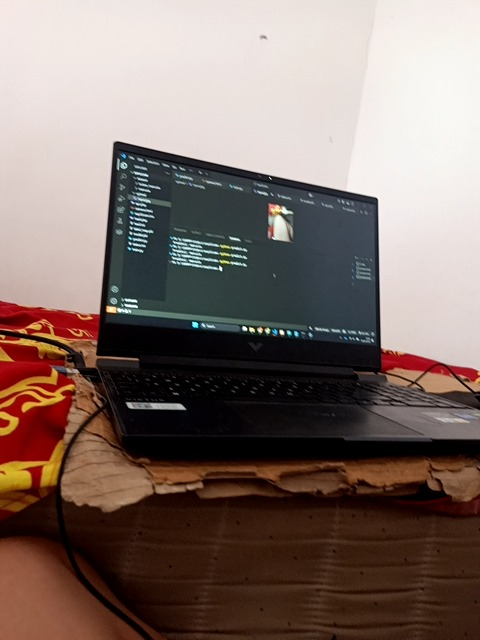
#> input picture upload/input.jpg, 480 x 640 px
$ python predict.py
#> lines starting #> are read from the running program, lines starting #| are printed output that depends on the picture
import sys
import cv2
import pickle
import numpy as np

path = sys.argv[1] if len(sys.argv) > 1 else "upload/input.jpg"

with open("model.pkl", "rb") as f:
#> (reads model.pkl from the repository)
    model = pickle.load(f)

with open("label_map.pkl", "rb") as f:
#> (reads label_map.pkl from the repository)
    label_map = pickle.load(f)

img = cv2.imread(path, cv2.IMREAD_GRAYSCALE)
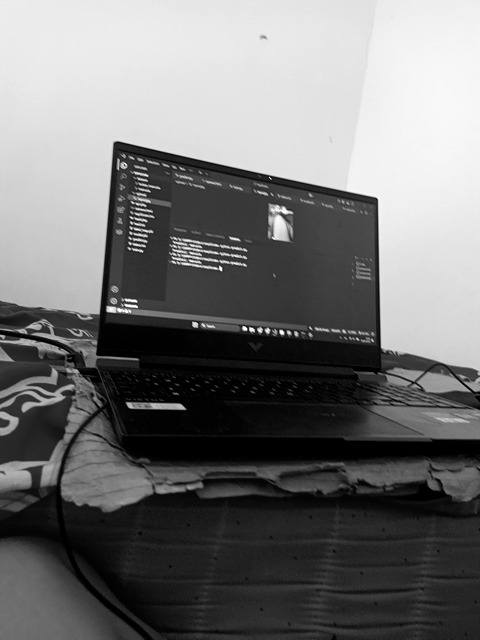
#> img: shape (640, 480); min 0, max 255, mean 115.7
if img is None:
    print(f"[ERROR] Gambar '{path}' tidak ditemukan atau tidak bisa dibuka.")
    exit()

img = cv2.resize(img, (64, 64)) / 255.0
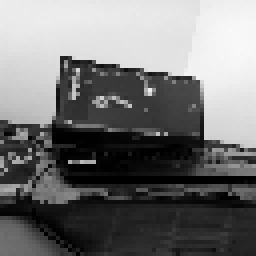
#> img: shape (64, 64) float64 (shown 4 times larger); min 0, max 0.973, mean 0.453
img = img.flatten().reshape(1, -1)

pred = model.predict(img)[0]
#> pred = 0
label = label_map[pred]
#> label = 'manusia'

print(f"Prediksi: {label}")
#| Prediksi: manusia

with open("hasil.txt", "w") as f:
    f.write(label)
